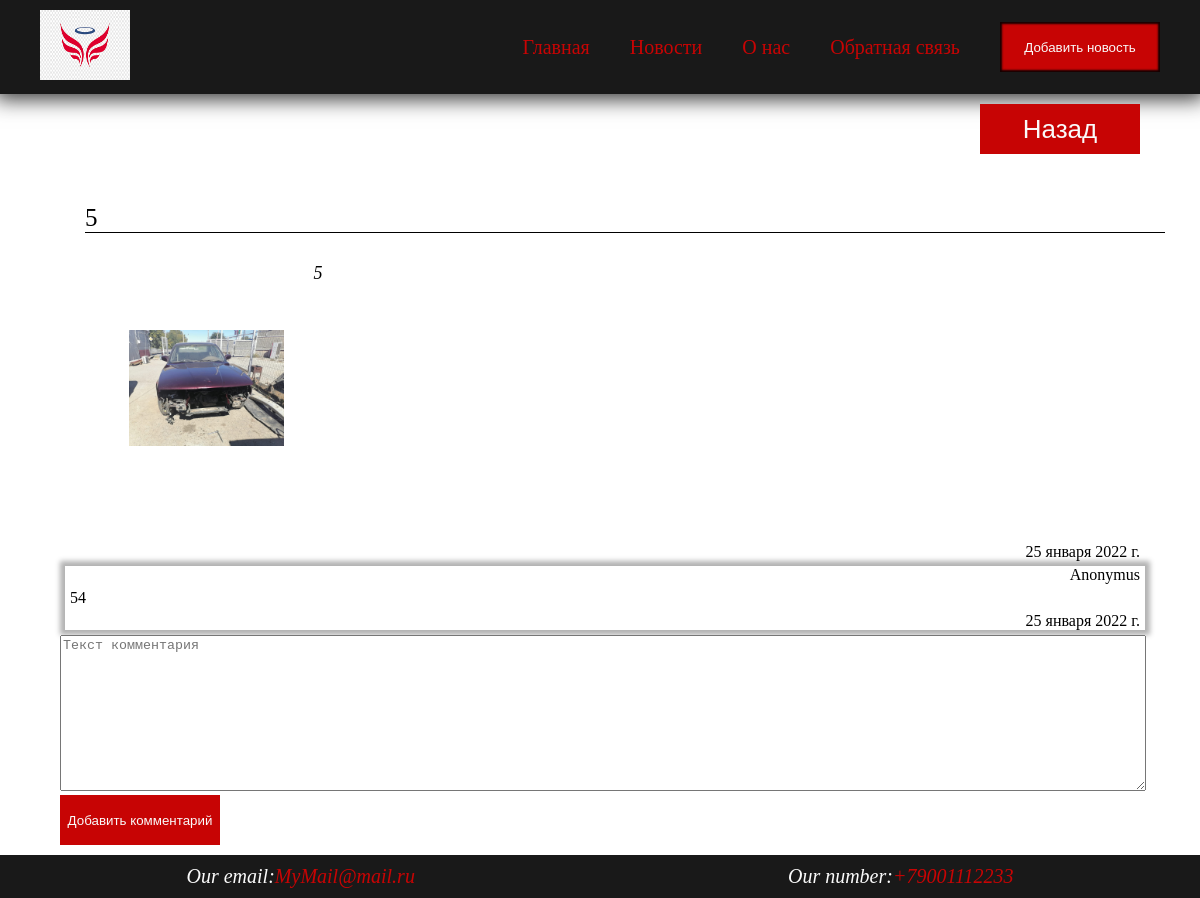
Page /shownews/12 on the earlier database version.
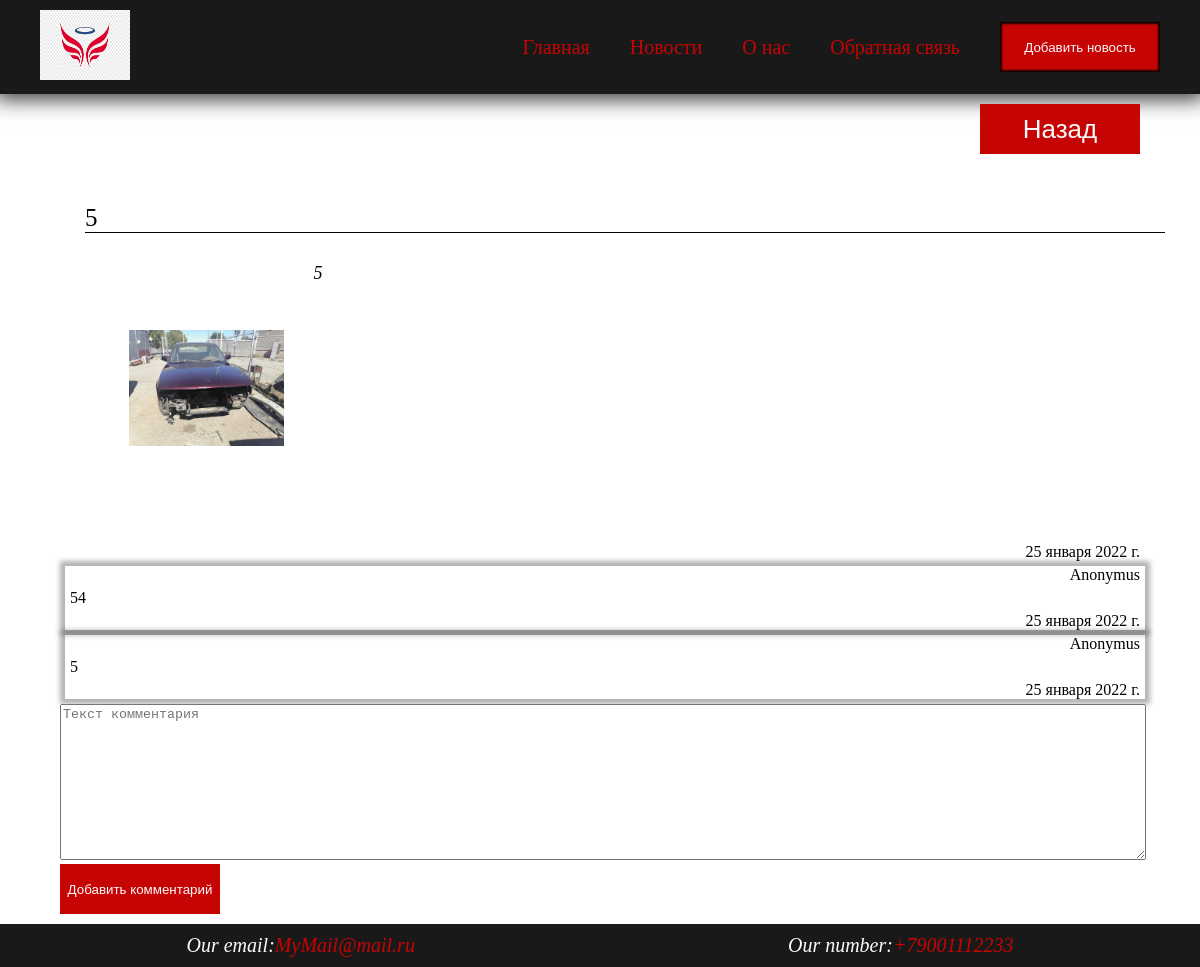
Same page on the later database version.
### testworkapp/models.py (models this page shows, shortened)
class comment(models.Model):
    class Meta:
        verbose_name = 'Коментарий'
        verbose_name_plural = 'Коментарии'
    nameArticle = models.ForeignKey(NewsList, on_delete=models.CASCADE, related_name='comments')
    nameUser = models.CharField('Пользователь', max_length=20, default = 'Anonymus')
    Text = models.TextField('Текст коментария')
    date = models.DateField('Дата создания', default=default_datetime())

### testworkapp/views.py (the view)
# urls.py: path('shownews/<int:id>', views.shownews, name='shownews'),
def shownews(request,id):
    error = ''
    news = NewsList.objects.get(id=id)
    news.views +=1
    news.save()
    comments = comment.objects.filter(nameArticle_id=id)
    if request.method == 'POST':
        addcomform = addComm(request.POST)
        if addcomform.is_valid():
            addc = comment.objects.create(nameArticle_id=id , Text = request.POST.get('Text'))
            return redirect('home')
        else: error = 'err'
    addcomform = addComm()
    context = {
        'news': news,
        'comments': comments,
        'formaddcom': addcomform,
        'error': error
    }
    return render(request, 'testworkapp/shownews.html', context)

### testworkapp/forms.py
class addComm(ModelForm):
    class Meta:
        model = comment
        fields = ['Text']
        widgets = {
            "Text": Textarea(
                attrs={
                    'class': 'add_comm_from-text_textarea',
                    'placeholder': 'Текст комментария'
                }
            )
        }

### testworkapp/templates/testworkapp/shownews.html (shortened to what this page needs)
{% extends 'testworkapp/base.html' %}
{% block main %}
    <div class="open_article" id="{{ news.id }}">
        <div class="open_article-back">
            <a href="{{request.META.HTTP_REFERER}}"><button>Назад</button></a>
        </div>
        <div class="open_article-name">
            {{ news.title }}
        </div>
        <div class="open_article-text">
            <div class="news_item-img open_article-img">
                <img src="{{ news.img.url }}" alt="#">
            </div>
            <div class="open_article-desc">
                {{ news.desc }}
            </div>
        </div>
        <div class="open_article-date">
            {{ news.date }}
        </div>
    </div>
    {% for com in comments %}
        <div class="text_comments">
            <div class="text_comments-item">
                <div class="text_comments-item_name">{{ com.nameUser }}</div>
                <div class="text_comments-item_text">{{ com.Text }}</div>
                <div class="text_comments-item_date">{{ com.date }}</div>
            </div>
        </div>
    {% endfor %}
    <div class="add_comm">
    <form method="post" class="add_comm-form">
        <div class="div-addcom_form-text">
            {{ formaddcom.Text }}
        </div>
        <div class="div-addcom_form-btn">
            <button type="submit" class="addcomm_form-btn">Добавить комментарий</button>
        </div>
    </form>
    </div>
{% endblock %}

Differences in the rows shown:
added comment: nameUser "Anonymus", Text "5", date "25 января 2022 г."
